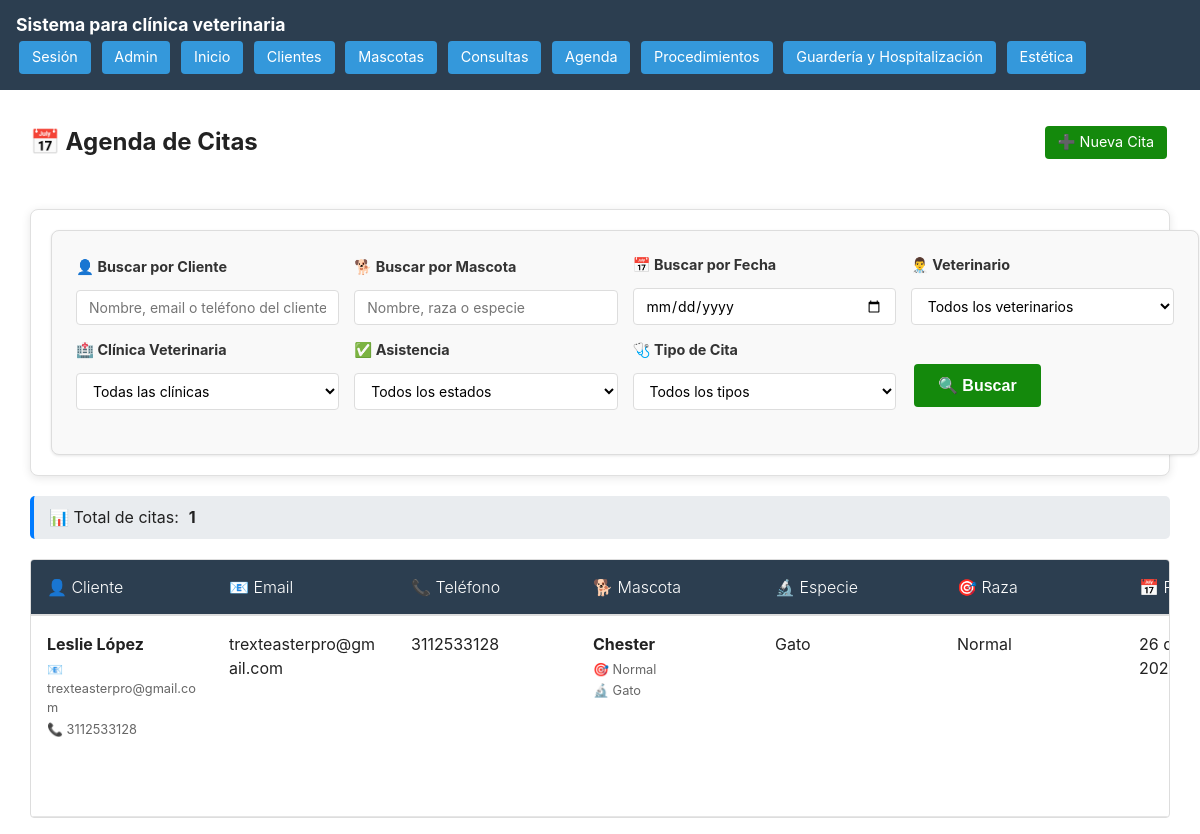
Page /agenda/verProximasCitas/ (signed in) on the committed database.
### Agenda/models.py (models this page shows)
class SiguientesCitas(models.Model):
    CLINICAS = [
        ('Mascotas Morelia Centro (Samuel Castañon Pte. 73 Centro 60600 Apatzingán, Mich. Número 453-227-1694)', 'Mascotas Morelia Centro (Samuel Castañon Pte. 73 Centro 60600 Apatzingán, Mich. Número 453-227-1694)'),
    ]
    ESTADOS_ASISTENCIAS = [
        ('Pendiente', 'Pendiente'),
        ('Si asistió', 'Si asistió'),
        ('No asistió', 'No asistió'),
    ]
    TIPOS_CITA = [
        ('Consulta', 'Consulta'),
        ('Operación médica', 'Operación médica'),
        ('Desparasitación', 'Desparasitación'),
        ('Vacunación', 'Vacunación'),
        ('Servicio de estética', 'Servicio de estética'),
    ]
    fechaSiguienteCita = models.DateTimeField()
    descripcionCita = models.TextField(blank=True)
    tipoCita = models.CharField(
        max_length=64,
        choices= TIPOS_CITA,
        default= 'Consulta'
    )
    asistencia = models.CharField(
        max_length=64,
        choices= ESTADOS_ASISTENCIAS,
        default= 'Pendiente'
    )
    veterinario =  models.ForeignKey(User, on_delete=models.CASCADE)
    mascota = models.ForeignKey(Mascotas, on_delete=models.CASCADE)
    clinicaVeterinaria = models.CharField(
        max_length=255,
        choices=CLINICAS,
        default='Mascotas Morelia Centro (Samuel Castañon Pte. 73 Centro 60600 Apatzingán, Mich. Número 453-227-1694)'  # puedes poner un valor por defecto si quieres
    )

### ClientesMascotas/models.py (models this page shows)
class Mascotas(models.Model):
    SEXOS = [
        ('macho', 'macho'),
        ('hembra', 'hembra'),
    ]
    cliente = models.ForeignKey(Clientes, on_delete=models.CASCADE)
    nombre = models.CharField(max_length=255)
    especie = models.CharField(max_length=255)
    raza = models.CharField(max_length=255)
    fechaNacimiento = models.DateField()
    peso = models.FloatField()
    vacunas = models.TextField(blank=True)
    ultimaDesparasitacion = models.DateField(blank= True, null=True)
    ultimoDesparasitante = models.TextField(blank=True)
    alergias = models.TextField(blank=True)
    vive = models.BooleanField(default=True)
    sexo = models.CharField(
        max_length=20,
        choices=SEXOS,
        default='macho'  # puedes poner un valor por defecto si quieres
    )
    alimento = models.TextField(blank = True)

class Clientes(models.Model):
    nombre = models.CharField(max_length=255)
    email = models.EmailField(unique=True, blank = True)
    telefono = models.CharField(max_length=20, unique = True)
    direccion = models.TextField(blank=True)

### Agenda/views.py (the view)
# urls.py: path('verProximasCitas/', views.ver_proximas_citas, name='ver-proximas-citas'),
@login_required
def ver_proximas_citas(request):
    consultas = SiguientesCitas.objects.all().select_related(
        'mascota', 'mascota__cliente', 'veterinario'
    ).order_by('fechaSiguienteCita')  # ASCENDENTE: más cercanas primero
    query_cliente = request.GET.get('q_cliente', '')
    query_mascota = request.GET.get('q_mascota', '')
    query_fecha = request.GET.get('q_fecha', '')
    query_veterinario = request.GET.get('q_veterinario', '')
    query_veterinaria = request.GET.get('q_veterinaria', '')
    query_asistencia = request.GET.get('q_asistencia', '')
    query_tipo_cita = request.GET.get('q_tipo_cita', '')
    if query_cliente:
        consultas = consultas.filter(
            Q(mascota__cliente__nombre__icontains=query_cliente) |
            Q(mascota__cliente__email__icontains=query_cliente) |
            Q(mascota__cliente__telefono__icontains=query_cliente)
        )
    if query_mascota:
        consultas = consultas.filter(
            Q(mascota__nombre__icontains=query_mascota) |
            Q(mascota__raza__icontains=query_mascota) |
            Q(mascota__especie__icontains=query_mascota)
        )
    if query_fecha:
        try:
            fecha_filtro = datetime.strptime(query_fecha, '%Y-%m-%d').date()
            consultas = consultas.filter(fechaSiguienteCita__date=fecha_filtro)
        except ValueError:
            pass
    if query_veterinario:
        consultas = consultas.filter(veterinario_id=query_veterinario)
    if query_veterinaria:
        consultas = consultas.filter(clinicaVeterinaria=query_veterinaria)
    if query_asistencia:
        consultas = consultas.filter(asistencia=query_asistencia)
    if query_tipo_cita:
        consultas = consultas.filter(tipoCita=query_tipo_cita)
    veterinarios = User.objects.filter(is_active=True).order_by('first_name', 'last_name')
    clinicas = SiguientesCitas.CLINICAS
    estados_asistencia = SiguientesCitas.ESTADOS_ASISTENCIAS
    tipos_cita = SiguientesCitas.TIPOS_CITA
    filtros_activos = any([
        query_cliente, query_mascota, query_fecha,
        query_veterinario, query_veterinaria, query_asistencia, query_tipo_cita
    ])
    veterinario_seleccionado = None
    if query_veterinario:
        try:
            veterinario_seleccionado = User.objects.get(id=query_veterinario)
        except User.DoesNotExist:
            pass
    veterinaria_seleccionada = query_veterinaria
    asistencia_seleccionada = query_asistencia
    tipo_cita_seleccionado = query_tipo_cita
    consultas = consultas.order_by(
         Case(
             When(fechaSiguienteCita__lt=timezone.now(), then=Value(1)),
             default=Value(0)
         ),
         'fechaSiguienteCita'
     )
    context = {
        'siguientesConsultas': consultas,
        'query_cliente': query_cliente,
        'query_mascota': query_mascota,
        'query_fecha': query_fecha,
        'query_veterinario': query_veterinario,
        'query_veterinaria': query_veterinaria,
        'query_asistencia': query_asistencia,
        'query_tipo_cita': query_tipo_cita,
        'veterinarios': veterinarios,
        'clinicas': clinicas,
        'estados_asistencia': estados_asistencia,
        'tipos_cita': tipos_cita,
        'filtros_activos': filtros_activos,
        'veterinario_seleccionado': veterinario_seleccionado,
        'veterinaria_seleccionada': veterinaria_seleccionada,
        'asistencia_seleccionada': asistencia_seleccionada,
        'tipo_cita_seleccionado': tipo_cita_seleccionado,
    }
    return render(request, 'agenda/proximasCitas/verProximasCitas.html', context)

### templates/agenda/proximasCitas/verProximasCitas.html (shortened to what this page needs)
{% extends 'base.html' %}
{% load static %}
{% block content %}
<section class="container">
    <div class="header-actions">
        <h2>📅 Agenda de Citas</h2>
        <a href="{% url 'agendar-cita' %}" class="btn-home btn-agregar">
            ➕ Nueva Cita
        </a>
    </div>
    <div class="filtros-combinados">
        <form method="get" action="" class="filtros-form">
            <div class="filtros-grid">
                <div class="filtro-group">
                    <label for="q_cliente" class="filtro-label">
                        👤 Buscar por Cliente
                    </label>
                    <div class="filtro-input-container">
                        <input
                            type="text"
                            id="q_cliente"
                            name="q_cliente"
                            placeholder="Nombre, email o teléfono del cliente..."
                            class="filtro-input"
                            value="{{ query_cliente }}"
                        >
                    </div>
                </div>
                <div class="filtro-group">
                    <label for="q_mascota" class="filtro-label">
                        🐕 Buscar por Mascota
                    </label>
                    <div class="filtro-input-container">
                        <input
                            type="text"
                            id="q_mascota"
                            name="q_mascota"
                            placeholder="Nombre, raza o especie"
                            class="filtro-input"
                            value="{{ query_mascota }}"
                        >
                    </div>
                </div>
                <div class="filtro-group">
                    <label for="q_fecha" class="filtro-label">
                        📅 Buscar por Fecha
                    </label>
                    <div class="filtro-input-container">
                        <input
                            type="date"
                            id="q_fecha"
                            name="q_fecha"
                            class="filtro-input"
                            value="{{ query_fecha }}"
                        >
                    </div>
                </div>
                <div class="filtro-group">
                    <label for="q_veterinario" class="filtro-label">
                        👨‍⚕️ Veterinario
                    </label>
                    <div class="filtro-input-container">
                        <select
                            id="q_veterinario"
                            name="q_veterinario"
                            class="filtro-input"
                        >
                            <option value="">Todos los veterinarios</option>
                        </select>
                    </div>
                </div>
                <div class="filtro-group">
                    <label for="q_veterinaria" class="filtro-label">
                        🏥 Clínica Veterinaria
                    </label>
                    <div class="filtro-input-container">
                        <select
                            id="q_veterinaria"
                            name="q_veterinaria"
                            class="filtro-input"
                        >
                            <option value="">Todas las clínicas</option>
                        </select>
                    </div>
                </div>
                <div class="filtro-group">
                    <label for="q_asistencia" class="filtro-label">
                        ✅ Asistencia
                    </label>
                    <div class="filtro-input-container">
                        <select
                            id="q_asistencia"
                            name="q_asistencia"
                            class="filtro-input"
                        >
                            <option value="">Todos los estados</option>
                        </select>
                    </div>
                </div>
                <div class="filtro-group">
                    <label for="q_tipo_cita" class="filtro-label">
                        🩺 Tipo de Cita
                    </label>
                    <div class="filtro-input-container">
                        <select
                            id="q_tipo_cita"
                            name="q_tipo_cita"
                            class="filtro-input"
                        >
                            <option value="">Todos los tipos</option>
                        </select>
                    </div>
                </div>
                <div class="filtro-actions">
                    <button type="submit" class="btn-home filtro-submit">
                        🔍 Buscar
                    </button>
                </div>
            </div>
        </form>
    </div>
    {% if filtros_activos %}
    <div class="results-info">
        <p>
            📊 Mostrando <strong>{{ siguientesConsultas|length }}</strong> cita(s)
            {% if query_cliente %}
                para cliente: "<strong>{{ query_cliente }}</strong>"
            {% endif %}
            {% if query_mascota %}
                {% if query_cliente %}y {% endif %}mascota: "<strong>{{ query_mascota }}</strong>"
            {% endif %}
            {% if query_fecha %}
                {% if query_cliente or query_mascota %}y {% endif %}fecha: "<strong>{{ query_fecha }}</strong>"
            {% endif %}
            {% if query_veterinario %}
                {% if query_cliente or query_mascota or query_fecha %}y {% endif %}veterinario: "<strong>{{ veterinario_seleccionado.get_full_name|default:veterinario_seleccionado.username }}</strong>"
            {% endif %}
            {% if query_veterinaria %}
                {% if query_cliente or query_mascota or query_fecha or query_veterinario %}y {% endif %}clínica: "<strong>{{ veterinaria_seleccionada }}</strong>"
            {% endif %}
            {% if query_asistencia %}
                {% if query_cliente or query_mascota or query_fecha or query_veterinario or query_veterinaria %}y {% endif %}asistencia: "<strong>{{ asistencia_seleccionada }}</strong>"
            {% endif %}
            {% if query_tipo_cita %}
                {% if query_cliente or query_mascota or query_fecha or query_veterinario or query_veterinaria or query_asistencia %}y {% endif %}tipo: "<strong>{{ tipo_cita_seleccionado }}</strong>"
            {% endif %}
        </p>
    </div>
    {% else %}
    <div class="results-info">
        <p>📊 Total de citas: <strong>{{ siguientesConsultas|length }}</strong></p>
    </div>
    {% endif %}
    <div class="custom-table-container">
        <table class="custom-table">
            <thead>
                <tr>
                    <th>👤 Cliente</th>
                    <th>📧 Email</th>
                    <th>📞 Teléfono</th>
                    <th>🐕 Mascota</th>
                    <th>🔬 Especie</th>
                    <th>🎯 Raza</th>
                    <th>📅 Fecha-Hora</th>
                </tr>
            </thead>
            <tbody>
                {% for siguientesConsulta in siguientesConsultas %}
                <tr>
                    <td>
                        <div class="client-info">
                            <strong>{{ siguientesConsulta.mascota.cliente.nombre }}</strong>
                            <div class="client-details">
                                {% if siguientesConsulta.mascota.cliente.email %}
                                <small>📧 {{ siguientesConsulta.mascota.cliente.email }}</small>
                                {% endif %}
                                {% if siguientesConsulta.mascota.cliente.telefono %}
                                <small>📞 {{ siguientesConsulta.mascota.cliente.telefono }}</small>
                                {% endif %}
                            </div>
                        </div>
                    </td>
                    <td>{{ siguientesConsulta.mascota.cliente.email|default:"-" }}</td>
                    <td>{{ siguientesConsulta.mascota.cliente.telefono|default:"-" }}</td>
                    <td>
                        <div class="pet-info">
                            <strong>{{ siguientesConsulta.mascota.nombre }}</strong>
                            <div class="pet-details">
                                <small>🎯 {{ siguientesConsulta.mascota.raza|default:"Sin raza" }}</small>
                                <small>🔬 {{ siguientesConsulta.mascota.especie|default:"Sin especie" }}</small>
                            </div>
                        </div>
                    </td>
                    <td>{{ siguientesConsulta.mascota.especie|default:"-" }}</td>
                    <td>{{ siguientesConsulta.mascota.raza|default:"-" }}</td>
                    <td>{{ siguientesConsulta.fechaSiguienteCita }}</td>
                </tr>
                {% endfor %}
            </tbody>
        </table>
    </div>
</section>
{% endblock %}

### rows in the picture
SiguientesCitas: mascota.cliente.nombre "Leslie López", mascota.cliente.email "trexteasterpro@gmail.com", mascota.cliente.telefono "3112533128", mascota.nombre "Chester", mascota.raza "Normal", mascota.especie "Gato", fechaSiguienteCita "26…"

### other values in the picture
{{ siguientesConsultas|length }} "1"
